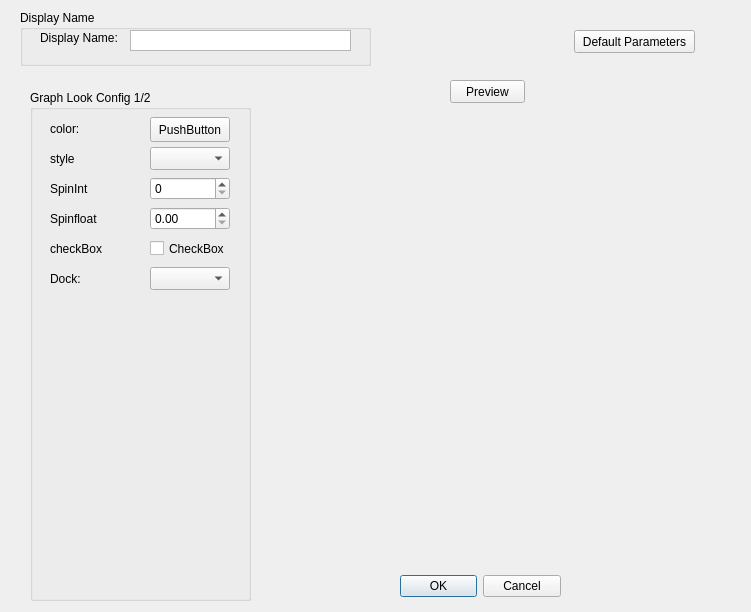
<?xml version="1.0" encoding="UTF-8"?>
<ui version="4.0">
 <class>Dialog_adaptativeConfig</class>
 <widget class="QDialog" name="Dialog_adaptativeConfig">
  <property name="geometry">
   <rect>
    <x>0</x>
    <y>0</y>
    <width>751</width>
    <height>612</height>
   </rect>
  </property>
  <property name="windowTitle">
   <string>Dialog</string>
  </property>
  <widget class="QDialogButtonBox" name="buttonBox">
   <property name="geometry">
    <rect>
     <x>400</x>
     <y>570</y>
     <width>161</width>
     <height>32</height>
    </rect>
   </property>
   <property name="orientation">
    <enum>Qt::Horizontal</enum>
   </property>
   <property name="standardButtons">
    <set>QDialogButtonBox::Cancel|QDialogButtonBox::Ok</set>
   </property>
  </widget>
  <widget class="QGroupBox" name="groupBox">
   <property name="geometry">
    <rect>
     <x>20</x>
     <y>10</y>
     <width>351</width>
     <height>56</height>
    </rect>
   </property>
   <property name="title">
    <string>Display Name</string>
   </property>
   <widget class="QLabel" name="label_displayname">
    <property name="geometry">
     <rect>
      <x>20</x>
      <y>20</y>
      <width>81</width>
      <height>16</height>
     </rect>
    </property>
    <property name="text">
     <string>Display Name:</string>
    </property>
   </widget>
   <widget class="QTextEdit" name="textEdit_displaName">
    <property name="geometry">
     <rect>
      <x>110</x>
      <y>20</y>
      <width>221</width>
      <height>21</height>
     </rect>
    </property>
    <property name="verticalScrollBarPolicy">
     <enum>Qt::ScrollBarAlwaysOff</enum>
    </property>
    <property name="horizontalScrollBarPolicy">
     <enum>Qt::ScrollBarAlwaysOff</enum>
    </property>
   </widget>
  </widget>
  <widget class="QWidget" name="widget_graphPreview" native="true">
   <property name="geometry">
    <rect>
     <x>270</x>
     <y>110</y>
     <width>451</width>
     <height>421</height>
    </rect>
   </property>
  </widget>
  <widget class="QPushButton" name="pushButton_graphPreview">
   <property name="geometry">
    <rect>
     <x>450</x>
     <y>80</y>
     <width>75</width>
     <height>23</height>
    </rect>
   </property>
   <property name="text">
    <string>Preview</string>
   </property>
  </widget>
  <widget class="QPushButton" name="pushButton_defaultParameters">
   <property name="geometry">
    <rect>
     <x>574</x>
     <y>30</y>
     <width>121</width>
     <height>23</height>
    </rect>
   </property>
   <property name="text">
    <string>Default Parameters</string>
   </property>
  </widget>
  <widget class="QStackedWidget" name="stackedWidget">
   <property name="geometry">
    <rect>
     <x>30</x>
     <y>70</y>
     <width>231</width>
     <height>541</height>
    </rect>
   </property>
   <property name="currentIndex">
    <number>0</number>
   </property>
   <widget class="QWidget" name="page">
    <widget class="QGroupBox" name="groupBox_config1">
     <property name="geometry">
      <rect>
       <x>0</x>
       <y>20</y>
       <width>221</width>
       <height>511</height>
      </rect>
     </property>
     <property name="title">
      <string>Graph Look Config 1/2</string>
     </property>
     <widget class="QLabel" name="label_color">
      <property name="geometry">
       <rect>
        <x>20</x>
        <y>30</y>
        <width>90</width>
        <height>18</height>
       </rect>
      </property>
      <property name="text">
       <string>color:</string>
      </property>
     </widget>
     <widget class="QPushButton" name="pushButton_color">
      <property name="geometry">
       <rect>
        <x>120</x>
        <y>27</y>
        <width>80</width>
        <height>25</height>
       </rect>
      </property>
      <property name="text">
       <string>PushButton</string>
      </property>
     </widget>
     <widget class="QLabel" name="label_style">
      <property name="geometry">
       <rect>
        <x>20</x>
        <y>60</y>
        <width>90</width>
        <height>18</height>
       </rect>
      </property>
      <property name="text">
       <string>style</string>
      </property>
     </widget>
     <widget class="QComboBox" name="comboBox">
      <property name="geometry">
       <rect>
        <x>120</x>
        <y>57</y>
        <width>80</width>
        <height>23</height>
       </rect>
      </property>
     </widget>
     <widget class="QLabel" name="label_spinInt">
      <property name="geometry">
       <rect>
        <x>20</x>
        <y>90</y>
        <width>90</width>
        <height>18</height>
       </rect>
      </property>
      <property name="text">
       <string>SpinInt</string>
      </property>
     </widget>
     <widget class="QSpinBox" name="spinBox">
      <property name="geometry">
       <rect>
        <x>120</x>
        <y>87</y>
        <width>80</width>
        <height>23</height>
       </rect>
      </property>
     </widget>
     <widget class="QLabel" name="label_spinfloat">
      <property name="geometry">
       <rect>
        <x>20</x>
        <y>120</y>
        <width>90</width>
        <height>18</height>
       </rect>
      </property>
      <property name="text">
       <string>Spinfloat</string>
      </property>
     </widget>
     <widget class="QDoubleSpinBox" name="doubleSpinBox">
      <property name="geometry">
       <rect>
        <x>120</x>
        <y>117</y>
        <width>80</width>
        <height>23</height>
       </rect>
      </property>
     </widget>
     <widget class="QLabel" name="label_checkBox">
      <property name="geometry">
       <rect>
        <x>20</x>
        <y>150</y>
        <width>90</width>
        <height>18</height>
       </rect>
      </property>
      <property name="text">
       <string>checkBox</string>
      </property>
     </widget>
     <widget class="QLabel" name="label_dock">
      <property name="geometry">
       <rect>
        <x>20</x>
        <y>180</y>
        <width>90</width>
        <height>18</height>
       </rect>
      </property>
      <property name="text">
       <string>Dock:</string>
      </property>
     </widget>
     <widget class="QCheckBox" name="checkBox">
      <property name="geometry">
       <rect>
        <x>120</x>
        <y>147</y>
        <width>80</width>
        <height>23</height>
       </rect>
      </property>
      <property name="text">
       <string>CheckBox</string>
      </property>
     </widget>
     <widget class="QComboBox" name="comboBox_2">
      <property name="geometry">
       <rect>
        <x>120</x>
        <y>177</y>
        <width>80</width>
        <height>23</height>
       </rect>
      </property>
     </widget>
    </widget>
   </widget>
   <widget class="QWidget" name="page_2">
    <widget class="QGroupBox" name="groupBox_config2">
     <property name="geometry">
      <rect>
       <x>0</x>
       <y>20</y>
       <width>221</width>
       <height>511</height>
      </rect>
     </property>
     <property name="title">
      <string>Graph Look Config 2/2</string>
     </property>
    </widget>
   </widget>
  </widget>
 </widget>
 <resources/>
 <connections>
  <connection>
   <sender>buttonBox</sender>
   <signal>accepted()</signal>
   <receiver>Dialog_adaptativeConfig</receiver>
   <slot>accept()</slot>
   <hints>
    <hint type="sourcelabel">
     <x>248</x>
     <y>254</y>
    </hint>
    <hint type="destinationlabel">
     <x>157</x>
     <y>274</y>
    </hint>
   </hints>
  </connection>
  <connection>
   <sender>buttonBox</sender>
   <signal>rejected()</signal>
   <receiver>Dialog_adaptativeConfig</receiver>
   <slot>reject()</slot>
   <hints>
    <hint type="sourcelabel">
     <x>316</x>
     <y>260</y>
    </hint>
    <hint type="destinationlabel">
     <x>286</x>
     <y>274</y>
    </hint>
   </hints>
  </connection>
 </connections>
</ui>
